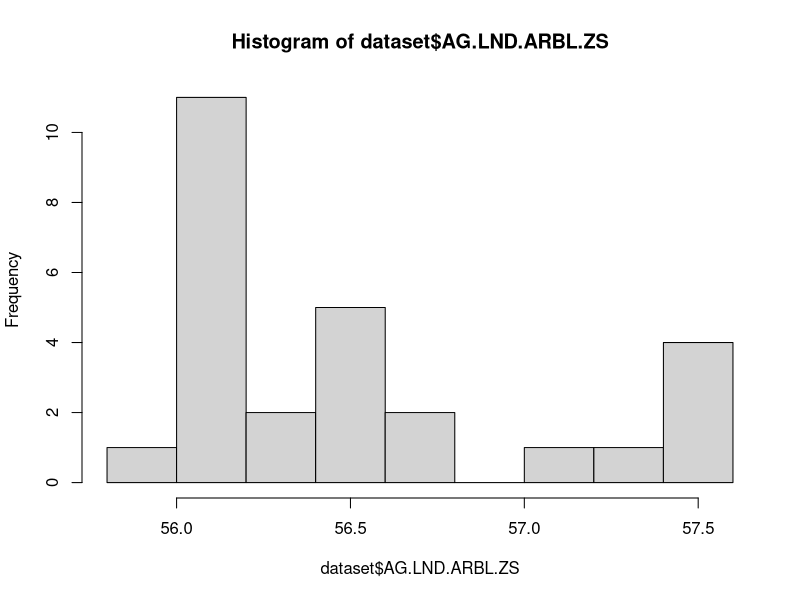
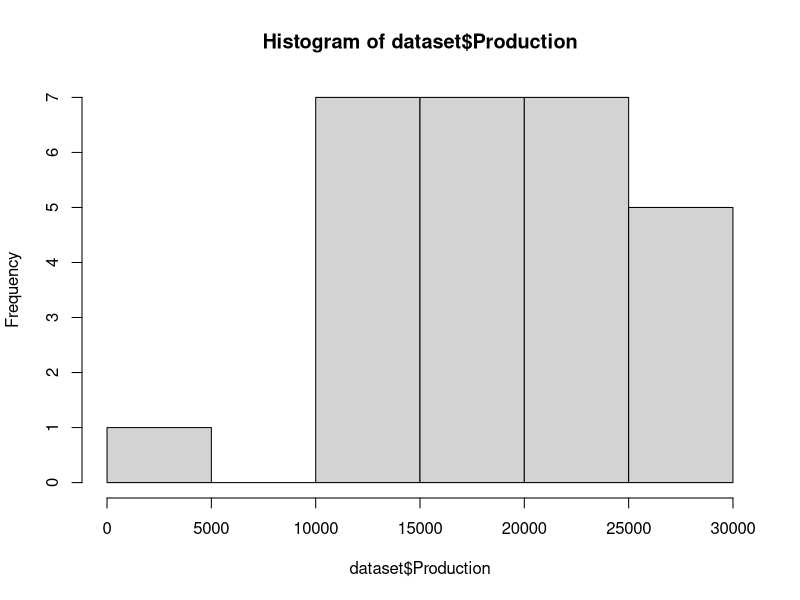
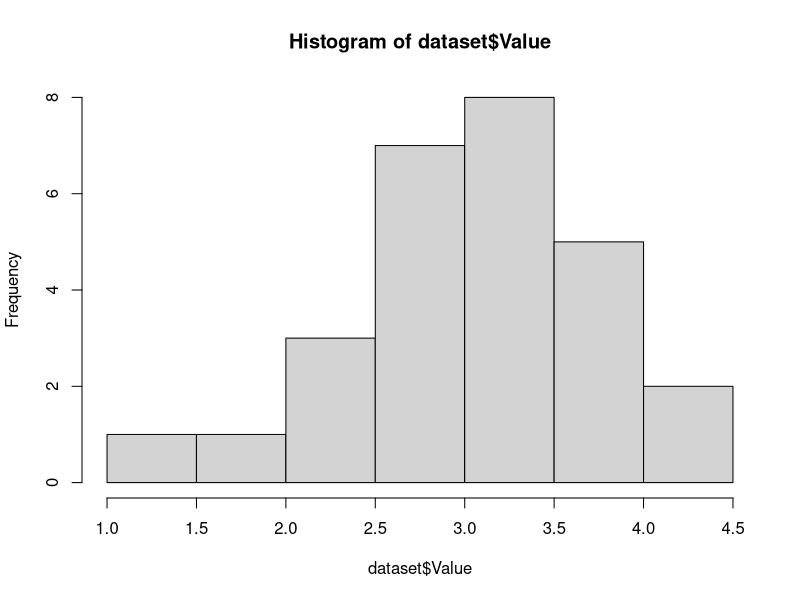
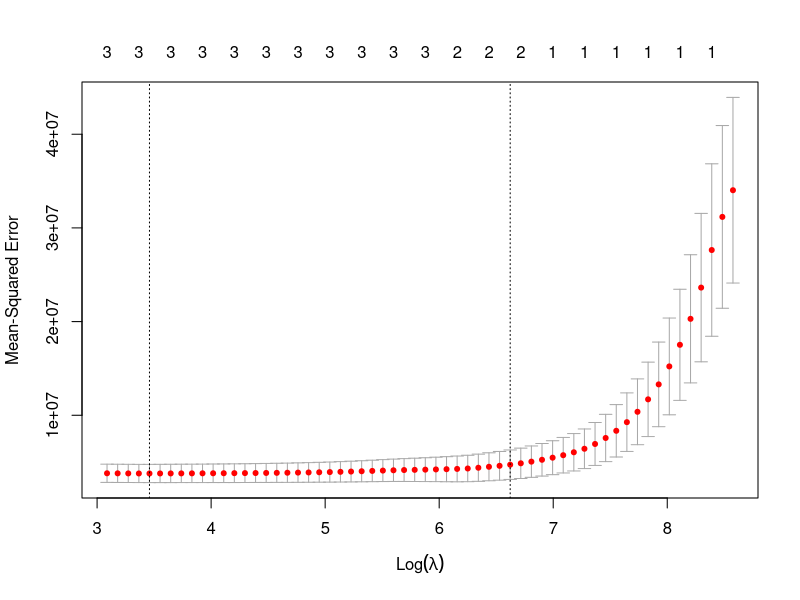

Write R code to recreate these figures, in order.
library(tidyverse)
library(dplyr)
library(readxl)
library(glmnet)

#Loading in the dataset
dataset_net <- read_excel("net_grain.xlsx")
head(dataset_net)

dataset_land <- read_csv("Ukraine_arableLand_cleanData2.csv", skip = 4)
#view(dataset_land)
names(dataset_land)[names(dataset_land) == 'Indicator Code'] <- 'Market Year'

dataset_psd <- read_csv("psd_graines_Ukraine.csv")
# View(dataset_psd)
dataset_psd <-  dataset_psd %>% filter(Commodity_Description == "Wheat" & 
                      Unit_ID == 26)
dataset_psd <- subset(dataset_psd, select = -c(Commodity_Code,Commodity_Description, 
                                               Country_Code, Calendar_Year, Month, 
                                               Attribute_Description, Unit_ID,
                                               Unit_Description, Attribute_ID) )
names(dataset_psd)[names(dataset_psd) == 'Market_Year'] <- 'Market Year'

dataset_1 <- merge(dataset_land, dataset_net, by = "Market Year")
dataset <- merge(dataset_1, dataset_psd, by = "Market Year")
dataset <- na.omit(dataset)
#Exploratory Data Analysis

#only getting numerical columns for covariance
num_cols <- unlist(lapply(dataset, is.numeric))  
dataset_num <- dataset[ , num_cols] 
cor(dataset_num)

#high level of intercorrelations, might need to do a lasso. 
#seeing distributions
hist(dataset$AG.LND.ARBL.ZS)
hist(dataset$Production)
hist(dataset$Value)

#determining p-value
names(dataset)[names(dataset) == 'Market Year'] <- 'Market_Year'
names(dataset)[names(dataset) == 'AG.LND.ARBL.ZS'] <- 'Arable_Land'
linreg <- lm(Production ~ Market_Year + Arable_Land + Value,  data = dataset)
summary(linreg)
# p - value is 1.024e-12, null hypothesis does not hold. 

# due to a high intercorrelation, we plan to use Lasso Regression
#define response variable
y <- dataset$Production

#define matrix of predictor variables
X <- data.matrix(dataset[, c('Market_Year', 'Arable_Land', 'Value')])

#perform k-fold cross-validation to find optimal lambda value
cv_model <- cv.glmnet(X, y, alpha = 1)
#find optimal lambda value that minimizes test MSE
best_lambda <- cv_model$lambda.min
best_lambda
#produce plot of test MSE by lambda value
plot(cv_model) 

best_model <- glmnet(X, y, alpha = 1, lambda = best_lambda)
coef(best_model)

y_predicted <- predict(best_model, s = best_lambda, newx = X)
#find SST and SSE
sst <- sum((y - mean(y))^2)
sse <- sum((y_predicted - y)^2)
rsq <- 1 - sse/sst
rsq

library(e1071)
svr.model <- svm(Production ~ Market_Year + Arable_Land,  data = dataset)
y_predicted <- predict(svr.model, dataset)

sst <- sum((y - mean(y))^2)
sse <- sum((y_predicted - y)^2)
rsq <- 1 - sse/sst
rsq

#98% of Ukraine's exports go through their ports

